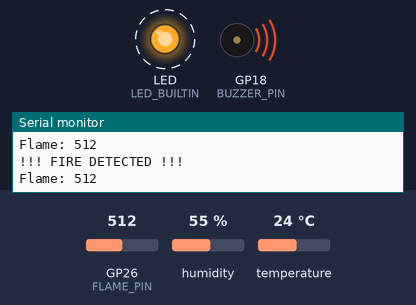
This program was run on a simulated Raspberry Pi Pico W. On the bench: output pins drawn as LEDs (lit = HIGH), buzzer (waves = sounding, pin HIGH), the last lines printed to the serial monitor. Dashed ring = blinking. Inputs (shaded band) come from the test bench; at power-on: GP26 (FLAME_PIN) = 512, temperature 24 °C, humidity 55 %. WiFi joins after 1.5 s; servers stay silent unless stated.

Above: at 3.05 s.
3.1 s: GP26 (FLAME_PIN) set to 739
6.6 s: GP26 (FLAME_PIN) set to 757
At 7.9 s:
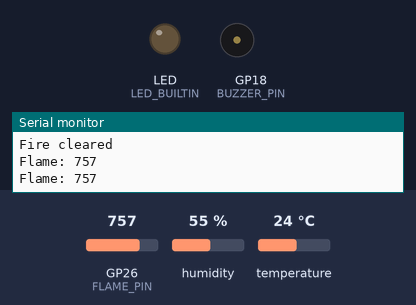
8.3 s: temperature set to 33 °C
13.0 s: temperature set to 36 °C
At 18.1 s:
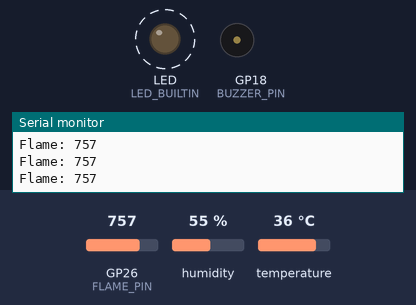
22.5 s: GP26 (FLAME_PIN) set to 740
At 23.05 s:
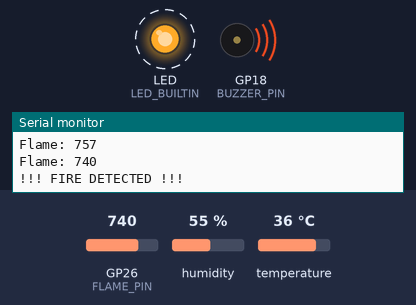
Timing chart, 0 to 27.0 s (numbered marks = the images above; inputs shaded):
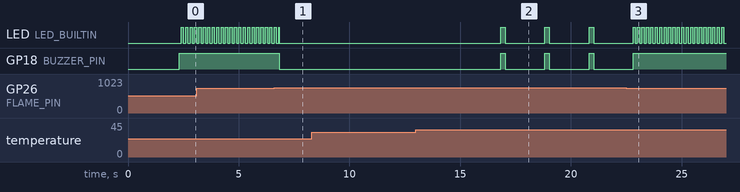

Measured:
- the behaviour switches between 749 and 750 on GP26 (FLAME_PIN) (found by bisection; images 0 and 1)
- the behaviour switches between 34 and 35 °C on temperature (found by bisection; images 1 and 2)
- after the input at 6.6 s, GP18 (BUZZER_PIN): HIGH → LOW after 0.23 s
- after the input at 13.0 s, LED (LED_BUILTIN), GP18 (BUZZER_PIN): alternates HIGH for 0.20 s and LOW for 1.8 s, starting after 3.8 s
- after the input at 22.5 s, LED (LED_BUILTIN): alternates HIGH for 0.10 s and LOW for 0.10 s, starting after 0.40 s; GP18 (BUZZER_PIN): goes on until 22.8 s, then stays HIGH
- by itself, LED (LED_BUILTIN): alternates HIGH for 0.10 s and LOW for 0.10 s

The program:

main.cpp
```cpp
#define BLYNK_TEMPLATE_NAME "flame alert"
#define BLYNK_AUTH_TOKEN "EDTH98xY92vlZApnwtvMFWDE_VoU3uMb"
#define BLYNK_TEMPLATE_ID "TMPL6qDI_hiVe"
#define BLYNK_PRINT Serial

#include <Arduino.h>
#include <WiFi.h>
#include <BlynkSimpleWiFi.h>
#include <DHT.h>

char ssid[] = "iPhone";
char pass[] = "1234567890";

// --- PIN DEFINITIONS ---
#define FLAME_PIN 26
#define DHT_PIN 17
#define BUZZER_PIN 18

#define DHT_TYPE DHT11
DHT dht(DHT_PIN, DHT_TYPE);

BlynkTimer timer;

// --- CONFIG ---
#define FLAME_THRESHOLD 750 // Catch fire earlier based on your logs (starting ~695)
#define TEMP_LV1 35.0
#define TEMP_LV2 40.0
#define TEMP_LV3 80.0

float currentTemp = 0;
bool isFireDetected = false;
unsigned long lastBuzzerToggle = 0;
bool buzzerState = false;

// ---------------- ALARM ----------------
int getAlarmLevel() {
    if (isFireDetected) return 4;
    if (currentTemp >= TEMP_LV3) return 3;
    if (currentTemp >= TEMP_LV2) return 2;
    if (currentTemp >= TEMP_LV1) return 1;
    return 0;
}

void updateBuzzer() {
    int level = getAlarmLevel();
    unsigned long now = millis();
    unsigned long interval = 0;
    unsigned long onTime = 200; // Duration of beep

    switch (level) {
        case 0:
            digitalWrite(BUZZER_PIN, LOW);
            digitalWrite(LED_BUILTIN, LOW);
            buzzerState = false;
            return;
        case 1: interval = 2000; break; // Slow (1 beep/2s)
        case 2: interval = 1000; break; // Medium (1 beep/1s)
        case 3: interval = 500; break;  // Fast (1 beep/0.5s)
        case 4: // Fire - Continuous
            digitalWrite(BUZZER_PIN, HIGH);
            digitalWrite(LED_BUILTIN, (now % 200 < 100) ? HIGH : LOW); // Blink LED if fire
            return;
    }

    // Non-blocking beep pattern
    unsigned long currentInterval = buzzerState ? onTime : (interval - onTime);
    if (now - lastBuzzerToggle >= currentInterval) {
        lastBuzzerToggle = now;
        buzzerState = !buzzerState;
        digitalWrite(BUZZER_PIN, buzzerState ? HIGH : LOW);
        digitalWrite(LED_BUILTIN, buzzerState ? HIGH : LOW);
    }
}

// ---------------- SENSOR ----------------
void sendSensorData() {
    float h = dht.readHumidity();
    float t = dht.readTemperature();

    if (isnan(h) || isnan(t)) {
        Serial.println("DHT read failed!");
        return;
    }

    Serial.printf("Temp: %.1f C, Hum: %.1f %%\n", t, h);
    currentTemp = t; // Update global temp for alarm assessment

    Blynk.virtualWrite(V1, t);
    Blynk.virtualWrite(V2, h);
    Blynk.virtualWrite(V4, getAlarmLevel()); // Send current alarm level to Blynk
}

// ---------------- FLAME ----------------
void checkFlame() {
    int flameValue = analogRead(FLAME_PIN);

    Serial.printf("Flame: %d\n", flameValue);

    // 🔥 Detect (Active-LOW: Fire = 35, Idle = 1023)
    if (flameValue < FLAME_THRESHOLD) {
        if (!isFireDetected) {
            Serial.println("!!! FIRE DETECTED !!!");
            Blynk.virtualWrite(V3, 1);
            isFireDetected = true;
        }
    }
    // 🟢 Clear
    else if (flameValue >= FLAME_THRESHOLD) {
        if (isFireDetected) {
            Serial.println("Fire cleared");
            Blynk.virtualWrite(V3, 0);
            isFireDetected = false;
        }
    }
}

// ---------------- SETUP ----------------
void setup() {
    Serial.begin(115200);

    pinMode(FLAME_PIN, INPUT);
    pinMode(BUZZER_PIN, OUTPUT);
    pinMode(LED_BUILTIN, OUTPUT);

    dht.begin();

    Blynk.begin(BLYNK_AUTH_TOKEN, ssid, pass);

    timer.setInterval(5000L, sendSensorData);
    timer.setInterval(500L, checkFlame);

    Serial.println("--- System Ready (Active-LOW / Enhanced Alarm) ---");
}

// ---------------- LOOP ----------------
void loop() {
    Blynk.run();
    timer.run();
    updateBuzzer(); // Continuously handle alarm patterns
}
```
